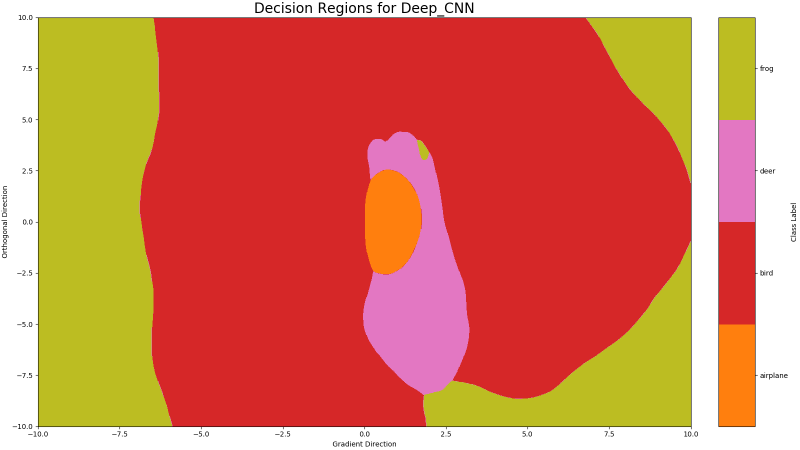
#> input picture decision_boundary_pics/Deep_CNN/bird/bird_1818.png, 1600 x 900 px (shown at 1/2 size); its folder holds 4 pictures in this run
$ python oid_3class_npdata.py
#> lines starting #> are read from the running program, lines starting #| are printed output that depends on the picture
import numpy as np
import cv2
from glob import glob
from tqdm import tqdm

target_shape = (299, 299)

bird_test = glob('../Dataset/test/Bird/*')
cat_test = glob('../Dataset/test/Cat/*')
fish_test = glob('../Dataset/test/Fish/*')

test_list = []

for f in tqdm(bird_test, desc='bird test'):
    img = cv2.imread(f)
#> img is the input picture: shape (900, 1600, 3); mean B, G, R 91.3, 122.5, 217
    img = cv2.resize(img, target_shape)
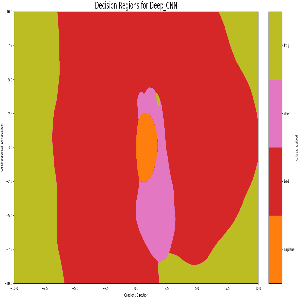
#> img: shape (299, 299, 3); mean B, G, R 91.5, 122.6, 216.9
    img = np.expand_dims(img, axis=0)
    test_list.append(img)
#> pass 2 of the loop `for f in tqdm(bird_test, desc='bird test'):`:
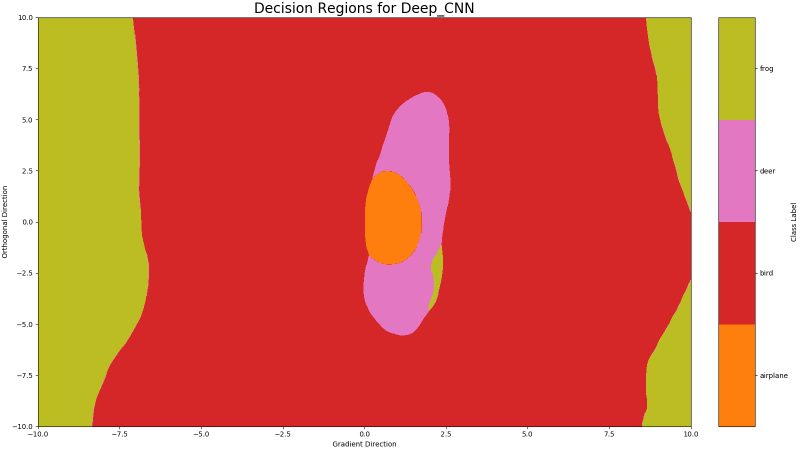
#> input picture decision_boundary_pics/Deep_CNN/bird/bird_2093.png, 1600 x 900 px (shown at 1/2 size)
#> img is the input picture: shape (900, 1600, 3); mean B, G, R 90.1, 111.4, 218.5
#> `img = cv2.resize(img, target_shape)`:
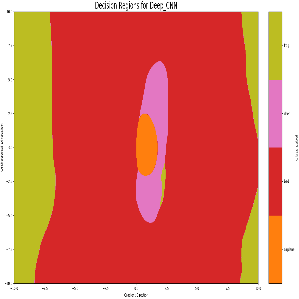
#> img: shape (299, 299, 3); mean B, G, R 90.2, 111.5, 218.4
#> pass 3 of the loop `for f in tqdm(bird_test, desc='bird test'):`:
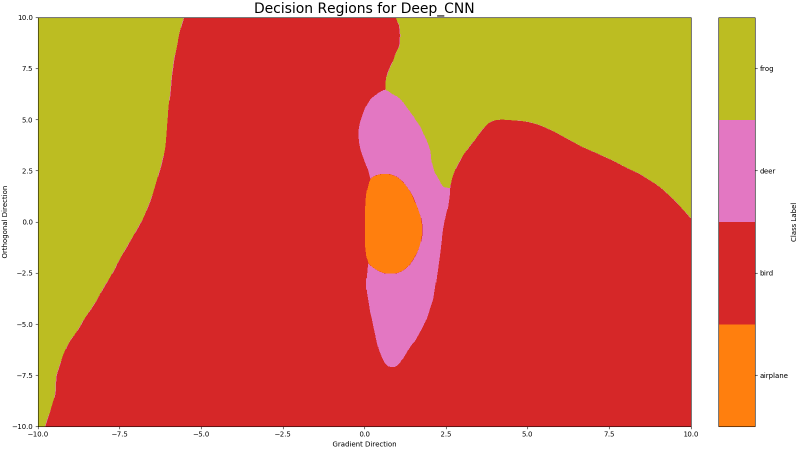
#> input picture decision_boundary_pics/Deep_CNN/bird/bird_369.png, 1600 x 900 px (shown at 1/2 size)
#> img is the input picture: shape (900, 1600, 3); mean B, G, R 89.9, 122.5, 216.7
#> `img = cv2.resize(img, target_shape)`:
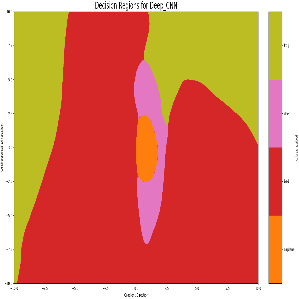
#> img: shape (299, 299, 3); mean B, G, R 90.1, 122.7, 216.6
#> the loop made 4 passes; the first 3 are shown

for f in tqdm(cat_test, desc='cat test'):
    img = cv2.imread(f)
    img = cv2.resize(img, target_shape)
    img = np.expand_dims(img, axis=0)
    test_list.append(img)

for f in tqdm(fish_test, desc='fish test'):
    img = cv2.imread(f)
    img = cv2.resize(img, target_shape)
    img = np.expand_dims(img, axis=0)
    test_list.append(img)

test_array = np.concatenate(test_list)
test_array = test_array[:, :, :, ::-1].copy()
test_array = test_array.astype('uint8').copy()

np.save('oid_3class_test.npy', test_array)
print("Test array saved. Shape is", test_array.shape)
#| Test array saved. Shape is (4, 299, 299, 3)
